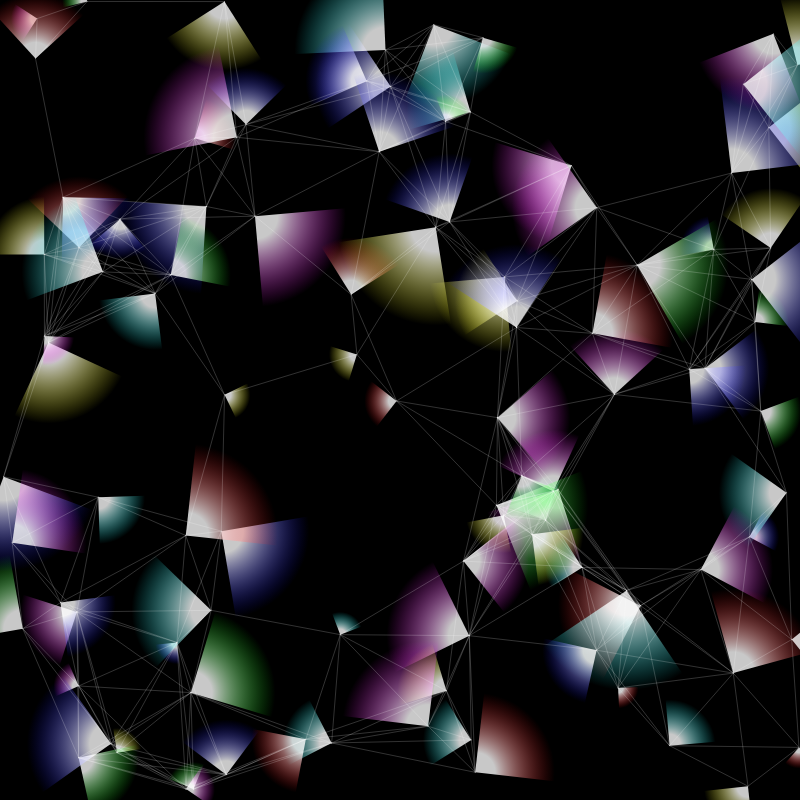
Frame 1 (no input)
Frame 60 (no input): identical to frame 1, image omitted
Frame 120 (the mouse pressed at the canvas centre since frame 60): identical to frame 1, image omitted

The p5.js sketch that drew this single still picture (run headless with seeded random() and noise() and a simulated clock; from frame 60 on, the mouse is pressed at the canvas centre):

// p5.js sketch
// ── sketch.js
// https://editor.p5js.org/jht9629-nyu/sketches/GWlHB700H
// chat-G gen art rev3
// the lines are not connected

// https://editor.p5js.org/jht9629-nyu/sketches/DHz0bVV1z
// chat-G gen art rev 2

let numShapes = 100; // Number of shapes
let shapeSizeMin = 20; // Minimum shape size
let shapeSizeMax = 100; // Maximum shape size

let shapes = []; // Array to store shape positions

function setup() {
  createCanvas(800, 800);
  background(0);
  noStroke();

  for (let i = 0; i < numShapes; i++) {
    let x = random(width); // Random x-coordinate
    let y = random(height); // Random y-coordinate
    shapes.push(createVector(x, y));

    let size = random(shapeSizeMin, shapeSizeMax); // Random shape size
    let hue = random(360); // Random hue
    let saturation = random(50, 100); // Random saturation

    push();
    translate(x, y);
    rotate(radians(random(360))); // Random rotation

    // Generate gradient fill
    let grad = drawingContext.createRadialGradient(0, 0, size / 4, 0, 0, size);
    grad.addColorStop(0, color(255, 255, 255, 200));
    grad.addColorStop(1, colorHSL(hue, saturation, 50, 0.5)); // Custom HSL color function
    drawingContext.fillStyle = grad;

    // Draw ellipse
    // ellipse(0, 0, size, size);
    rect(0, 0, size, size);
    pop();
  }
  
  drawConnections();
}

function draw() {
  // No need for additional drawing in this example
}

function drawConnections() {
  for (let i = 0; i < shapes.length; i++) {
    for (let j = i + 1; j < shapes.length; j++) {
      let distance = p5.Vector.dist(shapes[i], shapes[j]);
      if (distance < 150) { // Draw line if distance between shapes is less than 150
        stroke(255, 50);
        line(shapes[i].x, shapes[i].y, shapes[j].x, shapes[j].y);
      }
    }
  }
}

// Rest of the code remains the same as before...

// Custom HSL to RGB color conversion function
function colorHSL(h, s, l, a) {
  h = constrain(h, 0, 360);
  s = constrain(s, 0, 100);
  l = constrain(l, 0, 100);
  a = constrain(a, 0, 1);

  let c = (1 - abs(2 * l - 1)) * s;
  let hPrime = h / 60;
  let x = c * (1 - abs(hPrime % 2 - 1));
  let m = l - c / 2;

  let r, g, b;
  if (hPrime >= 0 && hPrime < 1) {
    r = c;
    g = x;
    b = 0;
  } else if (hPrime >= 1 && hPrime < 2) {
    r = x;
    g = c;
    b = 0;
  } else if (hPrime >= 2 && hPrime < 3) {
    r = 0;
    g = c;
    b = x;
  } else if (hPrime >= 3 && hPrime < 4) {
    r = 0;
    g = x;
    b = c;
  } else if (hPrime >= 4 && hPrime < 5) {
    r = x;
    g = 0;
    b = c;
  } else {
    r = c;
    g = 0;
    b = x;
  }

  r = (r + m) * 255;
  g = (g + m) * 255;
  b = (b + m) * 255;

  return color(r, g, b, a);
}
